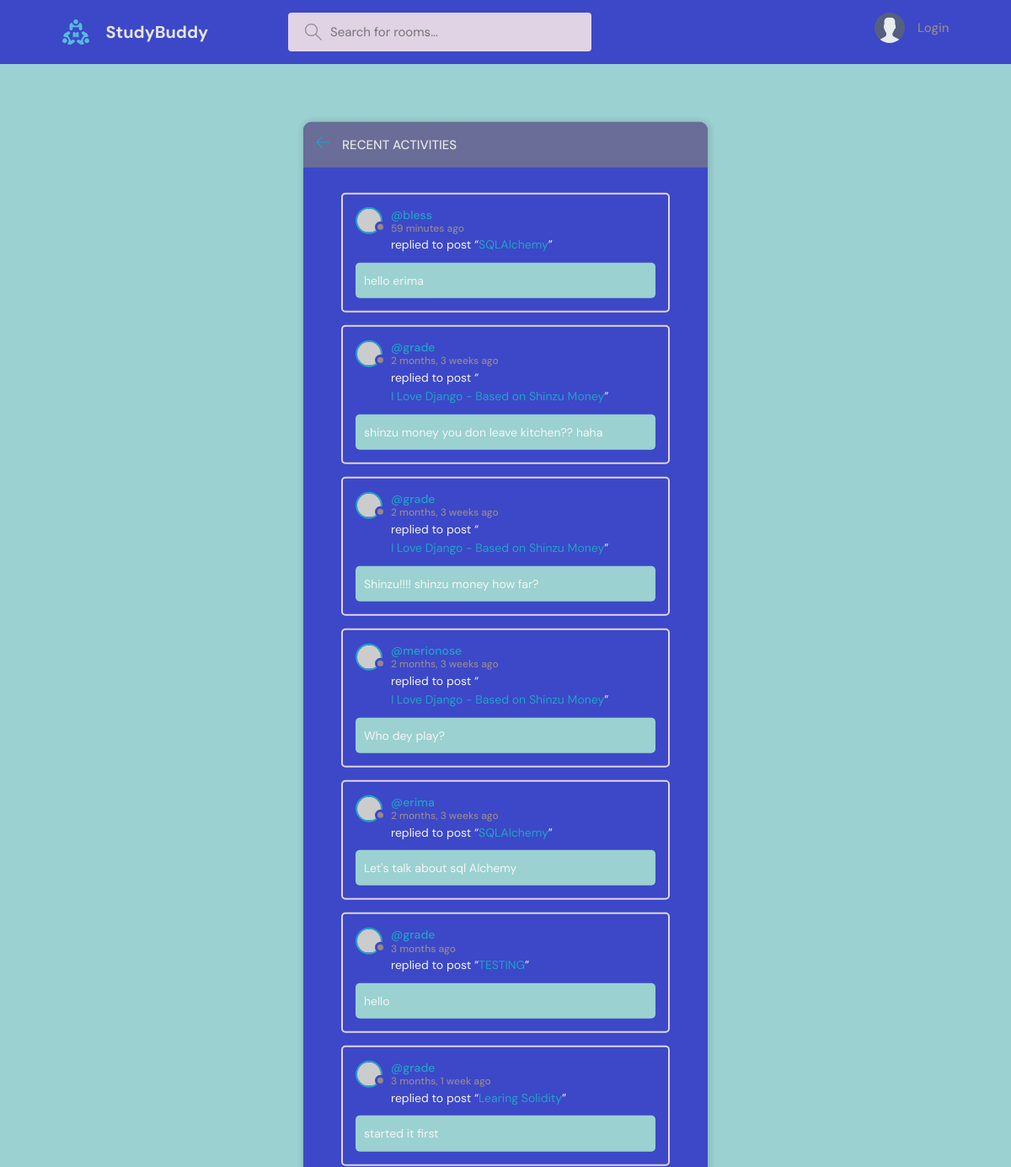
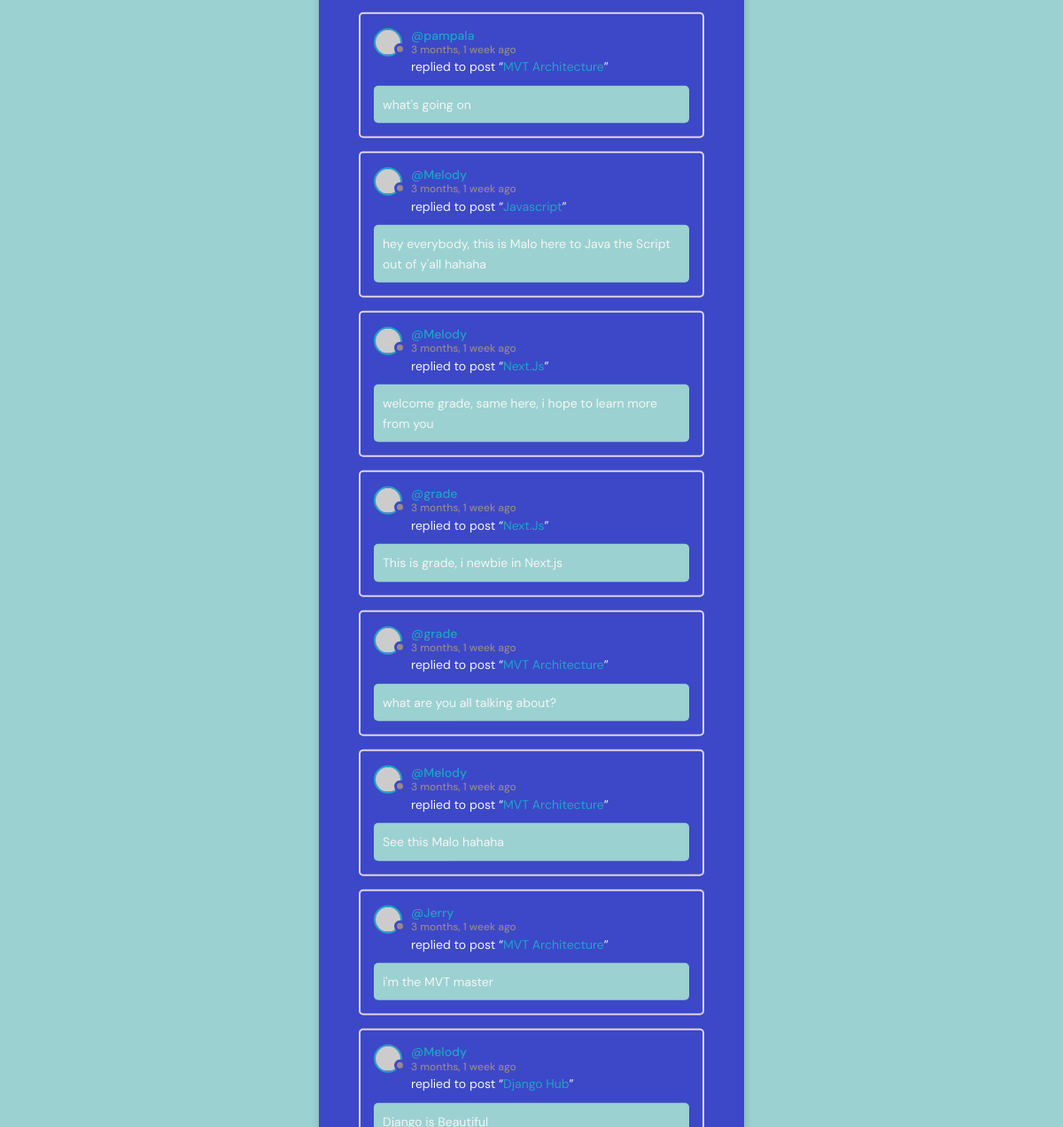
The page /activity/ on the database its author committed (2 pictures, top to bottom).
### base/models.py (models this page shows, shortened)
class Message(models.Model):
    user = models.ForeignKey(User, on_delete=models.CASCADE)
    room = models.ForeignKey(Room, on_delete=models.CASCADE)
    body = models.TextField()
    updated = models.DateTimeField(auto_now=True)
    created = models.DateTimeField(auto_now_add=True)
    class Meta:
        ordering = ['-updated', '-created']

class Room(models.Model):
    host = models.ForeignKey(User, on_delete=models.SET_NULL, null=True)
    topic = models.ForeignKey(Topic, on_delete=models.SET_NULL, null=True)
    name = models.CharField(max_length=200)
    description = models.TextField(null=True, blank=True)
    participants = models.ManyToManyField(
        User, related_name='participants', blank=True)
    updated = models.DateTimeField(auto_now=True)
    created = models.DateTimeField(auto_now_add=True)
    def __str__(self):
        return self.name
    class Meta:
        ordering = ['-updated', '-created']

### base/views.py (the view)
# urls.py: path('activity/', views.activityPage, name='activity'),
def activityPage(request):
    room_messages = Message.objects.all()
    context = {'room_messages': room_messages}
    return render(request, 'base/activity.html', context)

### base/templates/base/activity.html (shortened to what this page needs)
{% extends 'main.html' %} {% block content %}
<main class="layout">
  <div class="container">
    <div class="layout__box">
      <div class="layout__boxHeader">
        <div class="layout__boxTitle">
          <a href="{% url 'home' %}">
            <svg
              version="1.1"
              xmlns="http://www.w3.org/2000/svg"
              width="32"
              height="32"
              viewBox="0 0 32 32"
            >
              <title>arrow-left</title>
              <path
                d="M13.723 2.286l-13.723 13.714 13.719 13.714 1.616-1.611-10.96-10.96h27.625v-2.286h-27.625l10.965-10.965-1.616-1.607z"
              ></path>
            </svg>
          </a>
          <h3>Recent Activities</h3>
        </div>
      </div>
      <div class="activities-page layout__body">
        {% for message in room_messages %}
        <div class="activities__box">
          <div class="activities__boxHeader roomListRoom__header">
            <a
              href="{% url 'user-profile' message.user.id %}"
              class="roomListRoom__author"
            >
              <div class="avatar avatar--small">
                <img src="https://randomuser.me/api/portraits/women/11.jpg" />
              </div>
              <p>
                @{{message.user.username}}
                <span>{{message.created|timesince}} ago</span>
              </p>
            </a>
          </div>
          <div class="activities__boxContent">
            <p>
              replied to post “<a href="{% url 'room' message.room.id %}"
                >{{message.room}}</a
              >”
            </p>
            <div class="activities__boxRoomContent">{{message.body}}</div>
          </div>
        </div>
        {% endfor %}
      </div>
    </div>
  </div>
</main>
{% endblock %}

### static/styles/style.css (style rules this page uses)
:root { --color-main: #21a3c7; --color-main-light: #e1f6fb; --color-dark: #3c48c7; --color-dark-medium: #e0d3e4; --color-dark-light: #696d97; --color-light: #e5e5e5; --color-gray: #97878f; --color-light-gray: #f5f5f5; --color-bg: #9bd1d1; --color-success: #12c763; --color-error: #fc4b0b; }
* { font-family: "DM Sans", -apple-system, BlinkMacSystemFont, "Segoe UI", Roboto, Oxygen, Ubuntu, Cantarell, "Open Sans", "Helvetica Neue", sans-serif; margin: 0; padding: 0; box-sizing: border-box; text-rendering: optimizeLegibility; font-size: inherit; }
html { font-size: 56.25%; }
@media only screen and (min-width: 1200px) { html { font-size: 62.5%; } }
body { line-height: 1.6; font-weight: 400; font-size: 1.5rem; color: var(--color-light-gray); background-color: var(--color-bg); min-height: 100vh; }
img { width: 100%; }
a { display: inline-block; color: var(--color-main); text-decoration: none; }
.container { max-width: 120rem; width: 90%; margin: auto; }
.avatar { position: relative; display: inline-block; border-radius: 50%; border: 2px solid var(--color-main); }
.avatar img { display: block; border-radius: 50%; object-fit: cover; object-position: center; }
.avatar::after { content: ""; display: block; position: absolute; background-color: var(--color-gray); z-index: 111; border-radius: 50%; border: 0.3rem solid var(--color-dark); }
.avatar.avatar--small img { width: 2.8rem; height: 2.8rem; }
.avatar.avatar--small:after { width: 0.7rem; height: 0.7rem; bottom: 0px; right: -6px; }
.layout { margin-top: 2.4rem; }
.layout>.container { display: flex; justify-content: space-between; align-items: flex-start; }
.layout__box { width: 90%; max-width: 48rem; min-height: 40rem; position: absolute; top: 50%; left: 50%; transform: translate(-50%, -46%); background-color: var(--color-dark); border-radius: 1rem; box-shadow: 1px 1px 6px 3px rgba(0, 0, 0, 0.1); overflow: hidden; }
.layout__boxHeader { display: flex; padding: 1.5rem; background-color: var(--color-dark-light); }
.layout__boxTitle { display: flex; gap: 1.5rem; align-items: center; }
.layout__boxTitle h3 { text-transform: uppercase; font-weight: 500; color: var(--color-light); }
.layout__boxTitle svg { width: 1.6rem; height: 1.6rem; fill: var(--color-main); }
.layout__body { margin: 3rem; }
.roomListRoom__header { display: flex; justify-content: space-between; align-items: center; }
.roomListRoom__author { font-weight: 500; display: flex; align-items: center; gap: 1rem; }
.activities__box { margin: 1.5rem; padding: 1.5rem; border: 2px solid var(--color-dark-medium); border-radius: 5px; }
.activities__boxHeader p { font-size: 1.4rem; line-height: 1.3; }
.activities__boxHeader p span { color: var(--color-gray); font-size: 1.2rem; display: block; }
.activities__boxContent { margin-left: 4.2rem; }
.activities__boxContent { font-size: 1.4rem; }
.activities__boxRoomContent { background: var(--color-bg); padding: 1rem; border-radius: 5px; margin-top: 1rem; margin-left: -4.2rem; }

### rows shown on the page
Message: user.username "bless", created "59 minutes", room "SQLAlchemy", body "hello erima"
Message: user.username "grade", created "2 months, 3 weeks", room "I Love Django - Based on Shinzu Money", body "shinzu money you don leave kitchen?? haha"
Message: user.username "grade", created "2 months, 3 weeks", room "I Love Django - Based on Shinzu Money", body "Shinzu!!!! shinzu money how far?"
Message: user.username "merionose", created "2 months, 3 weeks", room "I Love Django - Based on Shinzu Money", body "Who dey play?"
Message: user.username "erima", created "2 months, 3 weeks", room "SQLAlchemy", body "Let's talk about sql Alchemy"
Message: user.username "grade", created "3 months", room "TESTING", body "hello"
Message: user.username "grade", created "3 months, 1 week", room "Learing Solidity", body "started it first"
Message: user.username "pampala", created "3 months, 1 week", room "MVT Architecture", body "what's going on"
Message: user.username "Melody", created "3 months, 1 week", room "Javascript", body "hey everybody, this is Malo here to Java the Script out of y'all hahaha"
Message: user.username "Melody", created "3 months, 1 week", room "Next.Js", body "welcome grade, same here, i hope to learn more from you"
Message: user.username "grade", created "3 months, 1 week", room "Next.Js", body "This is grade, i newbie in Next.js"
Message: user.username "grade", created "3 months, 1 week", room "MVT Architecture", body "what are you all talking about?"
Message: user.username "Melody", created "3 months, 1 week", room "MVT Architecture", body "See this Malo hahaha"
Message: user.username "Jerry", created "3 months, 1 week", room "MVT Architecture", body "i'm the MVT master"
Message: user.username "Melody", created "3 months, 1 week", room "Django Hub"
